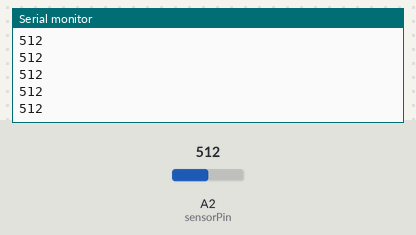
Recording of a sketch running on a simulated Arduino Uno, built with avr-gcc and run on an emulated ATmega328P. Parts: the last lines printed to the serial monitor. Inputs (shaded band) come from the test bench; at power-on: A2 (sensorPin) = 512.

Above: at 1.2 s.
1.3 s: A2 (sensorPin) set to 716
At 1.32 s:
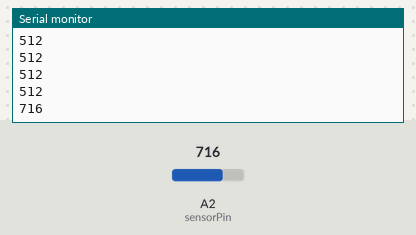
2.8 s: A2 (sensorPin) set to 900
At 2.83 s:
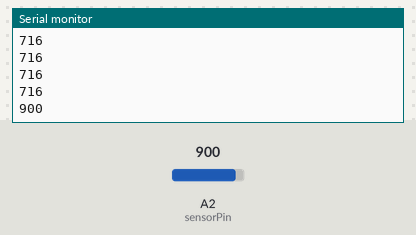
Timing chart, 0 to 5.8 s (numbered marks = the images above; inputs shaded):
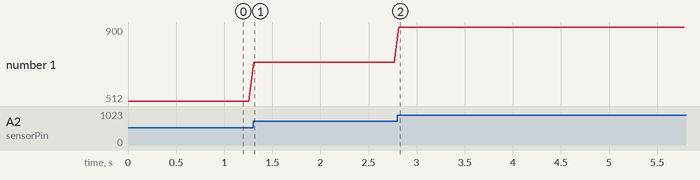

Measured:
- after the input at 1.3 s, the serial monitor: prints a new line at once (image 1)
- after the input at 2.8 s, the serial monitor: prints a new line at once (image 2)
- plotted number 1: 512 → 716 after the input at 1.3 s, 716 → 900 after the input at 2.8 s

The sketch:

photoresistor_module.ino
```cpp
int sensorPin = 2;
int value = 0;
void setup () {
  Serial.begin (9600);
}

void loop () {
  value = analogRead (sensorPin);
  Serial.println (value, DEC);
  delay (50);
}
```
